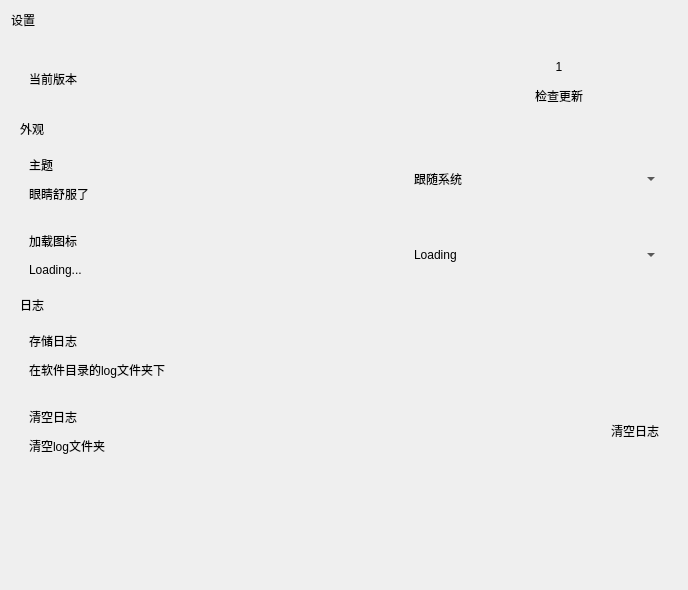
<?xml version="1.0" encoding="UTF-8"?>
<ui version="4.0">
 <class>Form</class>
 <widget class="QWidget" name="Form">
  <property name="geometry">
   <rect>
    <x>0</x>
    <y>0</y>
    <width>688</width>
    <height>590</height>
   </rect>
  </property>
  <property name="sizePolicy">
   <sizepolicy hsizetype="Preferred" vsizetype="Expanding">
    <horstretch>0</horstretch>
    <verstretch>0</verstretch>
   </sizepolicy>
  </property>
  <property name="windowTitle">
   <string>Form</string>
  </property>
  <property name="styleSheet">
   <string>
    @import url('https://cdn.jsdelivr.net/gh/zhiyiYo/PyQt-Fluent-Widgets@main/qfluentwidgets.qss');
   </string>
  </property>
  <layout class="QVBoxLayout" name="verticalLayout">
   <item>
    <widget class="TitleLabel" name="TitleLabel">
     <property name="text">
      <string>设置</string>
     </property>
    </widget>
   </item>
   <item>
    <widget class="SmoothScrollArea" name="SmoothScrollArea">
     <property name="styleSheet">
      <string notr="true">background: transparent; border: none</string>
     </property>
     <property name="widgetResizable">
      <bool>true</bool>
     </property>
     <widget class="QWidget" name="scrollAreaWidgetContents">
      <property name="geometry">
       <rect>
        <x>0</x>
        <y>0</y>
        <width>670</width>
        <height>554</height>
       </rect>
      </property>
      <layout class="QVBoxLayout" name="verticalLayout_2">
       <item>
        <layout class="QVBoxLayout" name="verticalLayout_7">
         <item>
          <widget class="CardWidget" name="frame_8">
           <property name="minimumSize">
            <size>
             <width>0</width>
             <height>70</height>
            </size>
           </property>
           <property name="frameShape">
            <enum>QFrame::StyledPanel</enum>
           </property>
           <property name="frameShadow">
            <enum>QFrame::Raised</enum>
           </property>
           <layout class="QHBoxLayout" name="horizontalLayout_10">
            <item>
             <widget class="StrongBodyLabel" name="StrongBodyLabel_15">
              <property name="text">
               <string>当前版本</string>
              </property>
             </widget>
            </item>
            <item>
             <spacer name="horizontalSpacer_8">
              <property name="orientation">
               <enum>Qt::Horizontal</enum>
              </property>
              <property name="sizeHint" stdset="0">
               <size>
                <width>40</width>
                <height>20</height>
               </size>
              </property>
             </spacer>
            </item>
            <item>
             <layout class="QVBoxLayout" name="verticalLayout_11">
              <item>
               <widget class="StrongBodyLabel" name="label_4">
                <property name="text">
                 <string>1</string>
                </property>
                <property name="alignment">
                 <set>Qt::AlignCenter</set>
                </property>
               </widget>
              </item>
              <item>
               <widget class="PushButton" name="pushButton_4">
                <property name="minimumSize">
                 <size>
                  <width>200</width>
                  <height>0</height>
                 </size>
                </property>
                <property name="text">
                 <string>检查更新</string>
                </property>
               </widget>
              </item>
             </layout>
            </item>
           </layout>
          </widget>
         </item>
        </layout>
       </item>
       <item>
        <widget class="SubtitleLabel" name="label_5">
         <property name="text">
          <string>外观</string>
         </property>
        </widget>
       </item>
       <item>
        <widget class="CardWidget" name="frame_9">
         <property name="minimumSize">
          <size>
           <width>0</width>
           <height>70</height>
          </size>
         </property>
         <property name="frameShape">
          <enum>QFrame::StyledPanel</enum>
         </property>
         <property name="frameShadow">
          <enum>QFrame::Raised</enum>
         </property>
         <layout class="QHBoxLayout" name="horizontalLayout">
          <item>
           <layout class="QVBoxLayout" name="verticalLayout_3">
            <item>
             <widget class="StrongBodyLabel" name="StrongBodyLabel_16">
              <property name="text">
               <string>主题</string>
              </property>
             </widget>
            </item>
            <item>
             <widget class="CaptionLabel" name="CaptionLabel_4">
              <property name="sizePolicy">
               <sizepolicy hsizetype="Expanding" vsizetype="Preferred">
                <horstretch>0</horstretch>
                <verstretch>0</verstretch>
               </sizepolicy>
              </property>
              <property name="text">
               <string>眼睛舒服了</string>
              </property>
              <property name="wordWrap">
               <bool>true</bool>
              </property>
              <property name="lightColor" stdset="0">
               <color alpha="150">
                <red>0</red>
                <green>0</green>
                <blue>0</blue>
               </color>
              </property>
              <property name="darkColor" stdset="0">
               <color alpha="200">
                <red>255</red>
                <green>255</green>
                <blue>255</blue>
               </color>
              </property>
             </widget>
            </item>
           </layout>
          </item>
          <item>
           <spacer name="horizontalSpacer_9">
            <property name="orientation">
             <enum>Qt::Horizontal</enum>
            </property>
            <property name="sizeHint" stdset="0">
             <size>
              <width>40</width>
              <height>20</height>
             </size>
            </property>
           </spacer>
          </item>
          <item>
           <widget class="ComboBox" name="light_dark_choose">
            <property name="minimumSize">
             <size>
              <width>250</width>
              <height>20</height>
             </size>
            </property>
            <item>
             <property name="text">
              <string>跟随系统</string>
             </property>
            </item>
            <item>
             <property name="text">
              <string>浅色</string>
             </property>
            </item>
            <item>
             <property name="text">
              <string>深色</string>
             </property>
            </item>
           </widget>
          </item>
         </layout>
        </widget>
       </item>
       <item>
        <widget class="CardWidget" name="frame_10">
         <property name="minimumSize">
          <size>
           <width>0</width>
           <height>70</height>
          </size>
         </property>
         <property name="frameShape">
          <enum>QFrame::StyledPanel</enum>
         </property>
         <property name="frameShadow">
          <enum>QFrame::Raised</enum>
         </property>
         <layout class="QHBoxLayout" name="horizontalLayout_4">
          <item>
           <layout class="QVBoxLayout" name="verticalLayout_6">
            <item>
             <widget class="StrongBodyLabel" name="StrongBodyLabel_17">
              <property name="text">
               <string>加载图标</string>
              </property>
             </widget>
            </item>
            <item>
             <widget class="CaptionLabel" name="CaptionLabel_5">
              <property name="sizePolicy">
               <sizepolicy hsizetype="Expanding" vsizetype="Preferred">
                <horstretch>0</horstretch>
                <verstretch>0</verstretch>
               </sizepolicy>
              </property>
              <property name="text">
               <string>Loading...</string>
              </property>
              <property name="wordWrap">
               <bool>true</bool>
              </property>
              <property name="lightColor" stdset="0">
               <color alpha="150">
                <red>0</red>
                <green>0</green>
                <blue>0</blue>
               </color>
              </property>
              <property name="darkColor" stdset="0">
               <color alpha="200">
                <red>255</red>
                <green>255</green>
                <blue>255</blue>
               </color>
              </property>
             </widget>
            </item>
           </layout>
          </item>
          <item>
           <spacer name="horizontalSpacer_10">
            <property name="orientation">
             <enum>Qt::Horizontal</enum>
            </property>
            <property name="sizeHint" stdset="0">
             <size>
              <width>40</width>
              <height>20</height>
             </size>
            </property>
           </spacer>
          </item>
          <item>
           <widget class="ComboBox" name="light_dark_choose_2">
            <property name="minimumSize">
             <size>
              <width>250</width>
              <height>20</height>
             </size>
            </property>
            <item>
             <property name="text">
              <string>Loading</string>
             </property>
            </item>
           </widget>
          </item>
         </layout>
        </widget>
       </item>
       <item>
        <widget class="SubtitleLabel" name="label">
         <property name="text">
          <string>日志</string>
         </property>
        </widget>
       </item>
       <item>
        <widget class="CardWidget" name="frame">
         <property name="minimumSize">
          <size>
           <width>0</width>
           <height>70</height>
          </size>
         </property>
         <property name="frameShape">
          <enum>QFrame::StyledPanel</enum>
         </property>
         <property name="frameShadow">
          <enum>QFrame::Raised</enum>
         </property>
         <layout class="QHBoxLayout" name="horizontalLayout_2">
          <item>
           <layout class="QVBoxLayout" name="verticalLayout_4">
            <item>
             <widget class="StrongBodyLabel" name="log_save_text">
              <property name="text">
               <string>存储日志</string>
              </property>
             </widget>
            </item>
            <item>
             <widget class="CaptionLabel" name="log_save_subtext">
              <property name="sizePolicy">
               <sizepolicy hsizetype="Expanding" vsizetype="Preferred">
                <horstretch>0</horstretch>
                <verstretch>0</verstretch>
               </sizepolicy>
              </property>
              <property name="text">
               <string>在软件目录的log文件夹下</string>
              </property>
              <property name="wordWrap">
               <bool>true</bool>
              </property>
              <property name="lightColor" stdset="0">
               <color alpha="150">
                <red>0</red>
                <green>0</green>
                <blue>0</blue>
               </color>
              </property>
              <property name="darkColor" stdset="0">
               <color alpha="200">
                <red>255</red>
                <green>255</green>
                <blue>255</blue>
               </color>
              </property>
             </widget>
            </item>
           </layout>
          </item>
          <item>
           <spacer name="log_save_space">
            <property name="orientation">
             <enum>Qt::Horizontal</enum>
            </property>
            <property name="sizeHint" stdset="0">
             <size>
              <width>258</width>
              <height>20</height>
             </size>
            </property>
           </spacer>
          </item>
          <item>
           <widget class="SwitchButton" name="log_save_switch" native="true">
            <property name="minimumSize">
             <size>
              <width>100</width>
              <height>0</height>
             </size>
            </property>
           </widget>
          </item>
         </layout>
        </widget>
       </item>
       <item>
        <widget class="CardWidget" name="frame_2">
         <property name="minimumSize">
          <size>
           <width>0</width>
           <height>70</height>
          </size>
         </property>
         <property name="frameShape">
          <enum>QFrame::StyledPanel</enum>
         </property>
         <property name="frameShadow">
          <enum>QFrame::Raised</enum>
         </property>
         <layout class="QHBoxLayout" name="horizontalLayout_3">
          <item>
           <layout class="QVBoxLayout" name="verticalLayout_5">
            <item>
             <widget class="StrongBodyLabel" name="log_clear_text">
              <property name="text">
               <string>清空日志</string>
              </property>
             </widget>
            </item>
            <item>
             <widget class="CaptionLabel" name="log_clear_subtext">
              <property name="sizePolicy">
               <sizepolicy hsizetype="Expanding" vsizetype="Preferred">
                <horstretch>0</horstretch>
                <verstretch>0</verstretch>
               </sizepolicy>
              </property>
              <property name="text">
               <string>清空log文件夹</string>
              </property>
              <property name="wordWrap">
               <bool>true</bool>
              </property>
              <property name="lightColor" stdset="0">
               <color alpha="150">
                <red>0</red>
                <green>0</green>
                <blue>0</blue>
               </color>
              </property>
              <property name="darkColor" stdset="0">
               <color alpha="200">
                <red>255</red>
                <green>255</green>
                <blue>255</blue>
               </color>
              </property>
             </widget>
            </item>
           </layout>
          </item>
          <item>
           <spacer name="log_clear_space">
            <property name="orientation">
             <enum>Qt::Horizontal</enum>
            </property>
            <property name="sizeHint" stdset="0">
             <size>
              <width>40</width>
              <height>20</height>
             </size>
            </property>
           </spacer>
          </item>
          <item>
           <widget class="PushButton" name="log_clear_button">
            <property name="text">
             <string>清空日志</string>
            </property>
           </widget>
          </item>
         </layout>
        </widget>
       </item>
       <item>
        <spacer name="verticalSpacer">
         <property name="orientation">
          <enum>Qt::Vertical</enum>
         </property>
         <property name="sizeHint" stdset="0">
          <size>
           <width>20</width>
           <height>40</height>
          </size>
         </property>
        </spacer>
       </item>
      </layout>
     </widget>
    </widget>
   </item>
  </layout>
 </widget>
 <customwidgets>
  <customwidget>
   <class>CardWidget</class>
   <extends>QFrame</extends>
   <header location="global">qfluentwidgets</header>
   <container>1</container>
  </customwidget>
  <customwidget>
   <class>SmoothScrollArea</class>
   <extends>QScrollArea</extends>
   <header location="global">qfluentwidgets</header>
   <container>1</container>
  </customwidget>
  <customwidget>
   <class>StrongBodyLabel</class>
   <extends>QLabel</extends>
   <header location="global">qfluentwidgets</header>
  </customwidget>
  <customwidget>
   <class>TitleLabel</class>
   <extends>QLabel</extends>
   <header location="global">qfluentwidgets</header>
  </customwidget>
  <customwidget>
   <class>PushButton</class>
   <extends>QPushButton</extends>
   <header location="global">qfluentwidgets</header>
  </customwidget>
  <customwidget>
   <class>SubtitleLabel</class>
   <extends>QLabel</extends>
   <header location="global">qfluentwidgets</header>
  </customwidget>
  <customwidget>
   <class>CaptionLabel</class>
   <extends>QLabel</extends>
   <header>qfluentwidgets</header>
  </customwidget>
  <customwidget>
   <class>SwitchButton</class>
   <extends>QWidget</extends>
   <header location="global">qfluentwidgets</header>
  </customwidget>
  <customwidget>
   <class>ComboBox</class>
   <extends>QComboBox</extends>
   <header>qfluentwidgets</header>
  </customwidget>
 </customwidgets>
 <resources/>
 <connections/>
</ui>
